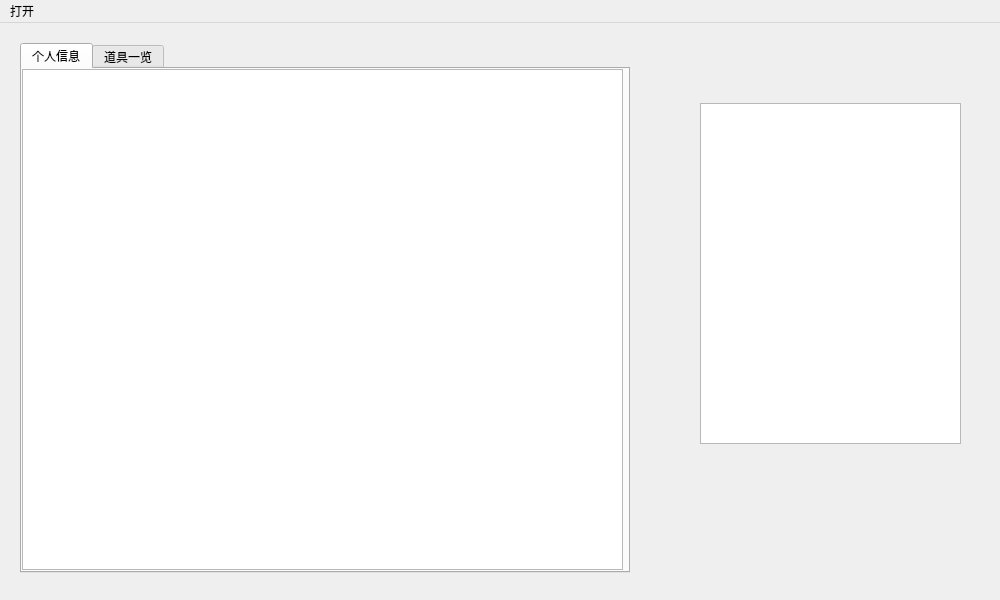
<?xml version="1.0" encoding="UTF-8"?>
<ui version="4.0">
 <class>persondate</class>
 <widget class="QMainWindow" name="persondate">
  <property name="geometry">
   <rect>
    <x>0</x>
    <y>0</y>
    <width>1000</width>
    <height>600</height>
   </rect>
  </property>
  <property name="windowTitle">
   <string>MainWindow</string>
  </property>
  <widget class="QWidget" name="centralwidget">
   <widget class="QTabWidget" name="tabWidget">
    <property name="geometry">
     <rect>
      <x>20</x>
      <y>20</y>
      <width>610</width>
      <height>530</height>
     </rect>
    </property>
    <property name="currentIndex">
     <number>0</number>
    </property>
    <widget class="QWidget" name="tab">
     <attribute name="title">
      <string>个人信息</string>
     </attribute>
     <widget class="QTextEdit" name="textEdit">
      <property name="geometry">
       <rect>
        <x>0</x>
        <y>0</y>
        <width>601</width>
        <height>501</height>
       </rect>
      </property>
      <property name="mouseTracking">
       <bool>true</bool>
      </property>
      <property name="tabChangesFocus">
       <bool>false</bool>
      </property>
      <property name="readOnly">
       <bool>true</bool>
      </property>
      <property name="textInteractionFlags">
       <set>Qt::NoTextInteraction</set>
      </property>
     </widget>
    </widget>
    <widget class="QWidget" name="tab_2">
     <attribute name="title">
      <string>道具一览</string>
     </attribute>
     <widget class="QLabel" name="label">
      <property name="geometry">
       <rect>
        <x>0</x>
        <y>0</y>
        <width>100</width>
        <height>100</height>
       </rect>
      </property>
      <property name="text">
       <string/>
      </property>
      <property name="pixmap">
       <pixmap resource="res.qrc">:/image/iteambg.png</pixmap>
      </property>
     </widget>
     <widget class="QLabel" name="label_2">
      <property name="geometry">
       <rect>
        <x>100</x>
        <y>0</y>
        <width>100</width>
        <height>100</height>
       </rect>
      </property>
      <property name="text">
       <string/>
      </property>
      <property name="pixmap">
       <pixmap resource="res.qrc">:/image/iteambg.png</pixmap>
      </property>
     </widget>
     <widget class="QLabel" name="label_3">
      <property name="geometry">
       <rect>
        <x>200</x>
        <y>0</y>
        <width>100</width>
        <height>100</height>
       </rect>
      </property>
      <property name="text">
       <string/>
      </property>
      <property name="pixmap">
       <pixmap resource="res.qrc">:/image/iteambg.png</pixmap>
      </property>
     </widget>
     <widget class="QLabel" name="label_4">
      <property name="geometry">
       <rect>
        <x>300</x>
        <y>0</y>
        <width>100</width>
        <height>100</height>
       </rect>
      </property>
      <property name="text">
       <string/>
      </property>
      <property name="pixmap">
       <pixmap resource="res.qrc">:/image/iteambg.png</pixmap>
      </property>
     </widget>
     <widget class="QLabel" name="label_5">
      <property name="geometry">
       <rect>
        <x>400</x>
        <y>0</y>
        <width>100</width>
        <height>100</height>
       </rect>
      </property>
      <property name="text">
       <string/>
      </property>
      <property name="pixmap">
       <pixmap resource="res.qrc">:/image/iteambg.png</pixmap>
      </property>
     </widget>
     <widget class="QLabel" name="label_6">
      <property name="geometry">
       <rect>
        <x>500</x>
        <y>0</y>
        <width>100</width>
        <height>100</height>
       </rect>
      </property>
      <property name="text">
       <string/>
      </property>
      <property name="pixmap">
       <pixmap resource="res.qrc">:/image/iteambg.png</pixmap>
      </property>
     </widget>
     <widget class="QLabel" name="label_8">
      <property name="geometry">
       <rect>
        <x>0</x>
        <y>100</y>
        <width>100</width>
        <height>100</height>
       </rect>
      </property>
      <property name="text">
       <string/>
      </property>
      <property name="pixmap">
       <pixmap resource="res.qrc">:/image/iteambg.png</pixmap>
      </property>
     </widget>
     <widget class="QLabel" name="label_9">
      <property name="geometry">
       <rect>
        <x>100</x>
        <y>100</y>
        <width>100</width>
        <height>100</height>
       </rect>
      </property>
      <property name="text">
       <string/>
      </property>
      <property name="pixmap">
       <pixmap resource="res.qrc">:/image/iteambg.png</pixmap>
      </property>
     </widget>
     <widget class="QLabel" name="label_10">
      <property name="geometry">
       <rect>
        <x>200</x>
        <y>100</y>
        <width>100</width>
        <height>100</height>
       </rect>
      </property>
      <property name="text">
       <string/>
      </property>
      <property name="pixmap">
       <pixmap resource="res.qrc">:/image/iteambg.png</pixmap>
      </property>
     </widget>
     <widget class="QLabel" name="label_11">
      <property name="geometry">
       <rect>
        <x>300</x>
        <y>100</y>
        <width>100</width>
        <height>100</height>
       </rect>
      </property>
      <property name="text">
       <string/>
      </property>
      <property name="pixmap">
       <pixmap resource="res.qrc">:/image/iteambg.png</pixmap>
      </property>
     </widget>
     <widget class="QLabel" name="label_12">
      <property name="geometry">
       <rect>
        <x>400</x>
        <y>100</y>
        <width>100</width>
        <height>100</height>
       </rect>
      </property>
      <property name="text">
       <string/>
      </property>
      <property name="pixmap">
       <pixmap resource="res.qrc">:/image/iteambg.png</pixmap>
      </property>
     </widget>
     <widget class="QLabel" name="label_13">
      <property name="geometry">
       <rect>
        <x>500</x>
        <y>100</y>
        <width>100</width>
        <height>100</height>
       </rect>
      </property>
      <property name="text">
       <string/>
      </property>
      <property name="pixmap">
       <pixmap resource="res.qrc">:/image/iteambg.png</pixmap>
      </property>
     </widget>
     <widget class="QLabel" name="label_15">
      <property name="geometry">
       <rect>
        <x>0</x>
        <y>200</y>
        <width>100</width>
        <height>100</height>
       </rect>
      </property>
      <property name="text">
       <string/>
      </property>
      <property name="pixmap">
       <pixmap resource="res.qrc">:/image/iteambg.png</pixmap>
      </property>
     </widget>
     <widget class="QLabel" name="label_16">
      <property name="geometry">
       <rect>
        <x>100</x>
        <y>200</y>
        <width>100</width>
        <height>100</height>
       </rect>
      </property>
      <property name="text">
       <string/>
      </property>
      <property name="pixmap">
       <pixmap resource="res.qrc">:/image/iteambg.png</pixmap>
      </property>
     </widget>
     <widget class="QLabel" name="label_17">
      <property name="geometry">
       <rect>
        <x>200</x>
        <y>200</y>
        <width>100</width>
        <height>100</height>
       </rect>
      </property>
      <property name="text">
       <string/>
      </property>
      <property name="pixmap">
       <pixmap resource="res.qrc">:/image/iteambg.png</pixmap>
      </property>
     </widget>
     <widget class="QLabel" name="label_18">
      <property name="geometry">
       <rect>
        <x>300</x>
        <y>200</y>
        <width>100</width>
        <height>100</height>
       </rect>
      </property>
      <property name="text">
       <string/>
      </property>
      <property name="pixmap">
       <pixmap resource="res.qrc">:/image/iteambg.png</pixmap>
      </property>
     </widget>
     <widget class="QLabel" name="label_19">
      <property name="geometry">
       <rect>
        <x>400</x>
        <y>200</y>
        <width>100</width>
        <height>100</height>
       </rect>
      </property>
      <property name="text">
       <string/>
      </property>
      <property name="pixmap">
       <pixmap resource="res.qrc">:/image/iteambg.png</pixmap>
      </property>
     </widget>
     <widget class="QLabel" name="label_20">
      <property name="geometry">
       <rect>
        <x>500</x>
        <y>200</y>
        <width>100</width>
        <height>100</height>
       </rect>
      </property>
      <property name="text">
       <string/>
      </property>
      <property name="pixmap">
       <pixmap resource="res.qrc">:/image/iteambg.png</pixmap>
      </property>
     </widget>
     <widget class="QLabel" name="label_22">
      <property name="geometry">
       <rect>
        <x>0</x>
        <y>300</y>
        <width>100</width>
        <height>100</height>
       </rect>
      </property>
      <property name="text">
       <string/>
      </property>
      <property name="pixmap">
       <pixmap resource="res.qrc">:/image/iteambg.png</pixmap>
      </property>
     </widget>
     <widget class="QLabel" name="label_23">
      <property name="geometry">
       <rect>
        <x>100</x>
        <y>300</y>
        <width>100</width>
        <height>100</height>
       </rect>
      </property>
      <property name="text">
       <string/>
      </property>
      <property name="pixmap">
       <pixmap resource="res.qrc">:/image/iteambg.png</pixmap>
      </property>
     </widget>
     <widget class="QLabel" name="label_24">
      <property name="geometry">
       <rect>
        <x>200</x>
        <y>300</y>
        <width>100</width>
        <height>100</height>
       </rect>
      </property>
      <property name="text">
       <string/>
      </property>
      <property name="pixmap">
       <pixmap resource="res.qrc">:/image/iteambg.png</pixmap>
      </property>
     </widget>
     <widget class="QLabel" name="label_25">
      <property name="geometry">
       <rect>
        <x>300</x>
        <y>300</y>
        <width>100</width>
        <height>100</height>
       </rect>
      </property>
      <property name="text">
       <string/>
      </property>
      <property name="pixmap">
       <pixmap resource="res.qrc">:/image/iteambg.png</pixmap>
      </property>
     </widget>
     <widget class="QLabel" name="label_26">
      <property name="geometry">
       <rect>
        <x>400</x>
        <y>300</y>
        <width>100</width>
        <height>100</height>
       </rect>
      </property>
      <property name="text">
       <string/>
      </property>
      <property name="pixmap">
       <pixmap resource="res.qrc">:/image/iteambg.png</pixmap>
      </property>
     </widget>
     <widget class="QLabel" name="label_27">
      <property name="geometry">
       <rect>
        <x>500</x>
        <y>300</y>
        <width>100</width>
        <height>100</height>
       </rect>
      </property>
      <property name="text">
       <string/>
      </property>
      <property name="pixmap">
       <pixmap resource="res.qrc">:/image/iteambg.png</pixmap>
      </property>
     </widget>
     <widget class="QLabel" name="label_28">
      <property name="geometry">
       <rect>
        <x>0</x>
        <y>400</y>
        <width>100</width>
        <height>100</height>
       </rect>
      </property>
      <property name="text">
       <string/>
      </property>
      <property name="pixmap">
       <pixmap resource="res.qrc">:/image/iteambg.png</pixmap>
      </property>
     </widget>
     <widget class="QLabel" name="label_29">
      <property name="geometry">
       <rect>
        <x>100</x>
        <y>400</y>
        <width>100</width>
        <height>100</height>
       </rect>
      </property>
      <property name="text">
       <string/>
      </property>
      <property name="pixmap">
       <pixmap resource="res.qrc">:/image/iteambg.png</pixmap>
      </property>
     </widget>
     <widget class="QLabel" name="label_30">
      <property name="geometry">
       <rect>
        <x>200</x>
        <y>400</y>
        <width>100</width>
        <height>100</height>
       </rect>
      </property>
      <property name="text">
       <string/>
      </property>
      <property name="pixmap">
       <pixmap resource="res.qrc">:/image/iteambg.png</pixmap>
      </property>
     </widget>
     <widget class="QLabel" name="label_31">
      <property name="geometry">
       <rect>
        <x>300</x>
        <y>400</y>
        <width>100</width>
        <height>100</height>
       </rect>
      </property>
      <property name="text">
       <string/>
      </property>
      <property name="pixmap">
       <pixmap resource="res.qrc">:/image/iteambg.png</pixmap>
      </property>
     </widget>
     <widget class="QLabel" name="label_32">
      <property name="geometry">
       <rect>
        <x>400</x>
        <y>400</y>
        <width>100</width>
        <height>100</height>
       </rect>
      </property>
      <property name="text">
       <string/>
      </property>
      <property name="pixmap">
       <pixmap resource="res.qrc">:/image/iteambg.png</pixmap>
      </property>
     </widget>
     <widget class="QLabel" name="label_33">
      <property name="geometry">
       <rect>
        <x>500</x>
        <y>400</y>
        <width>100</width>
        <height>100</height>
       </rect>
      </property>
      <property name="text">
       <string/>
      </property>
      <property name="pixmap">
       <pixmap resource="res.qrc">:/image/iteambg.png</pixmap>
      </property>
     </widget>
    </widget>
   </widget>
   <widget class="QTextEdit" name="textEdit_2">
    <property name="geometry">
     <rect>
      <x>700</x>
      <y>80</y>
      <width>261</width>
      <height>341</height>
     </rect>
    </property>
    <property name="readOnly">
     <bool>true</bool>
    </property>
    <property name="textInteractionFlags">
     <set>Qt::NoTextInteraction</set>
    </property>
   </widget>
  </widget>
  <widget class="QMenuBar" name="menubar">
   <property name="geometry">
    <rect>
     <x>0</x>
     <y>0</y>
     <width>1000</width>
     <height>26</height>
    </rect>
   </property>
   <widget class="QMenu" name="menu">
    <property name="title">
     <string>打开</string>
    </property>
    <addaction name="actionexit"/>
   </widget>
   <addaction name="menu"/>
  </widget>
  <action name="actionexit">
   <property name="text">
    <string>退出</string>
   </property>
  </action>
 </widget>
 <resources>
  <include location="res.qrc"/>
 </resources>
 <connections/>
</ui>
